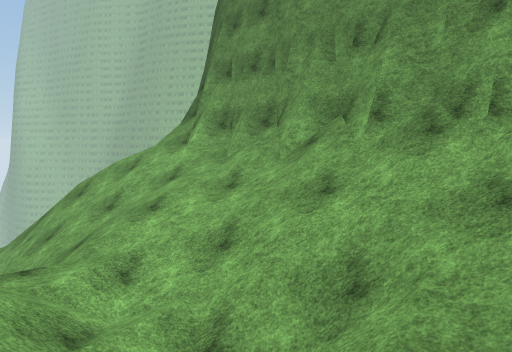
View 1 (above)

18 first-person views from a walk through a scene from a Unity 3-D project. The camera is 1.3 m above the floor, tilts 6° down and sees 75° across. The floor is counted in squares, 2 m on a side. Each view is taken from the middle of a square. On the plan, view 1 faces up. The plan holds only what a view shows up to about 10 squares ahead; the rest is blank. The place goes on beyond the plan. Surface patterns are stand-ins for the level's own textures.

View 2
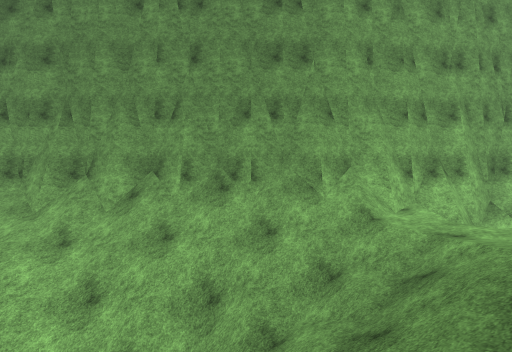

View 3
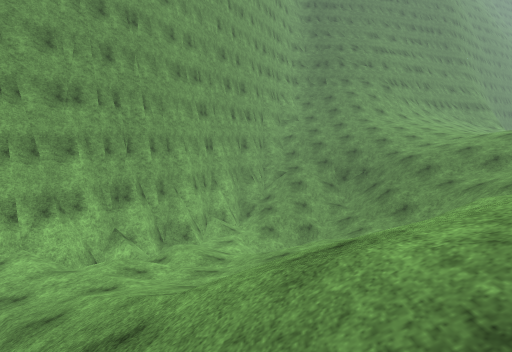

View 4
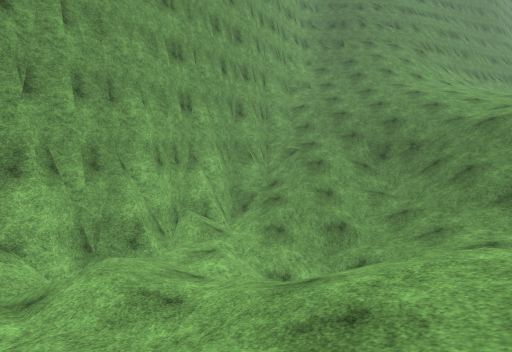

View 5
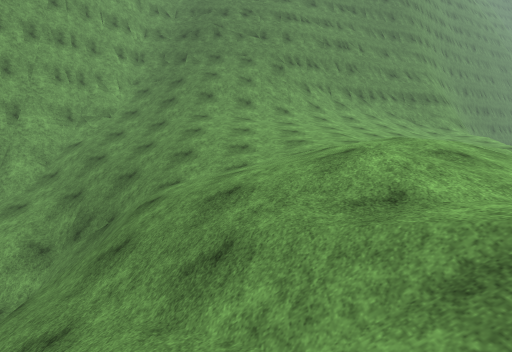

View 6
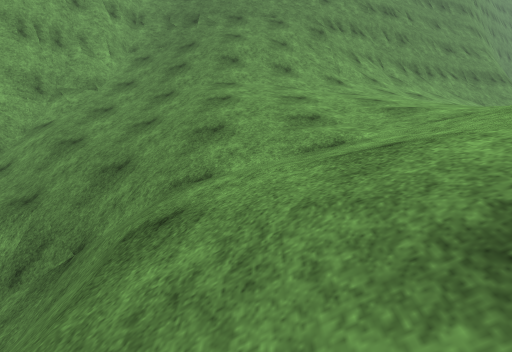

View 7
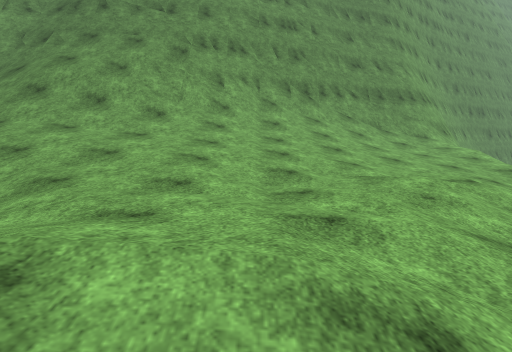

View 8
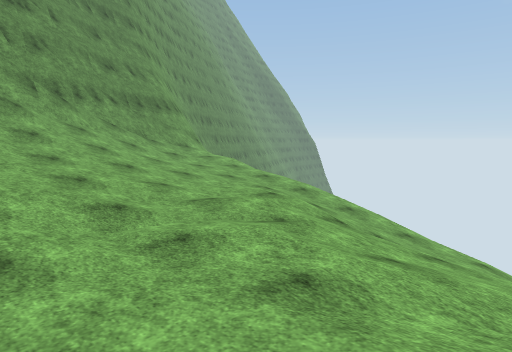

View 9
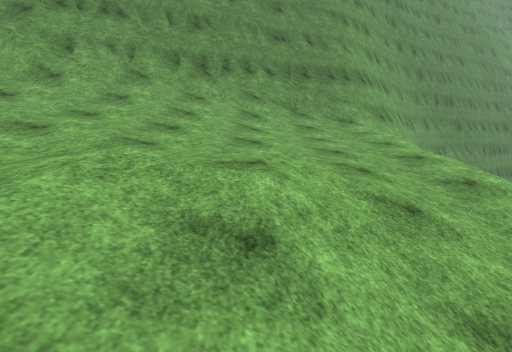

View 10
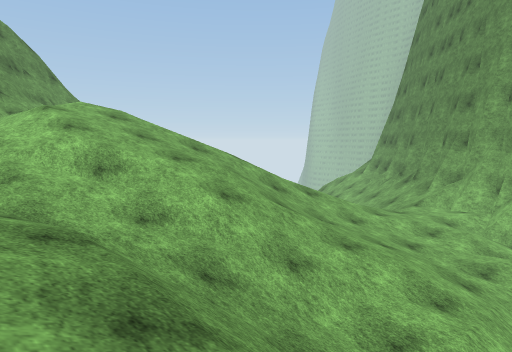

View 11
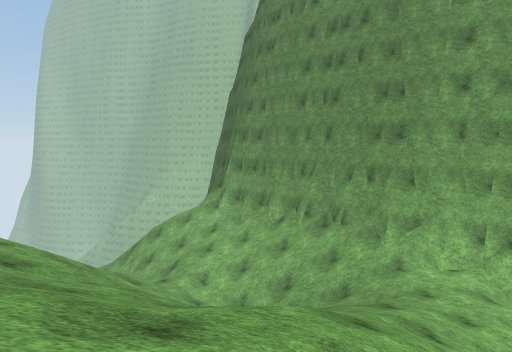

View 12
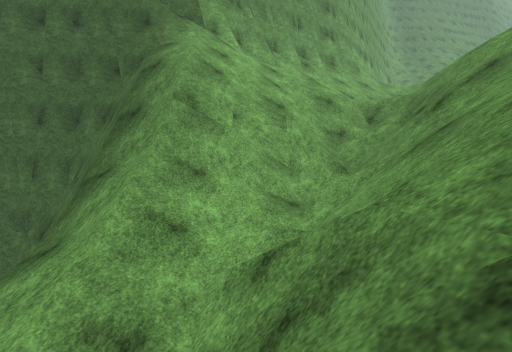

View 13
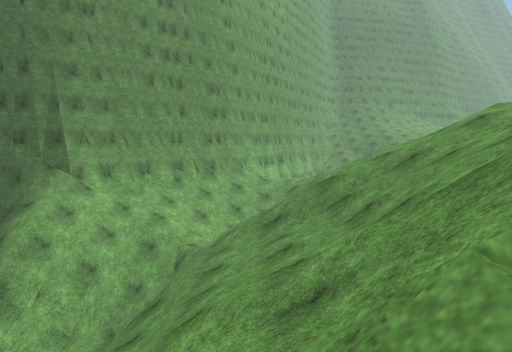

View 14
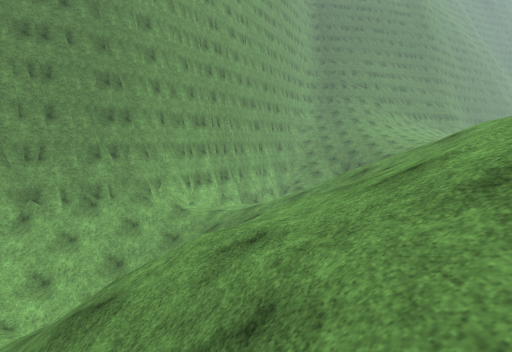

View 15
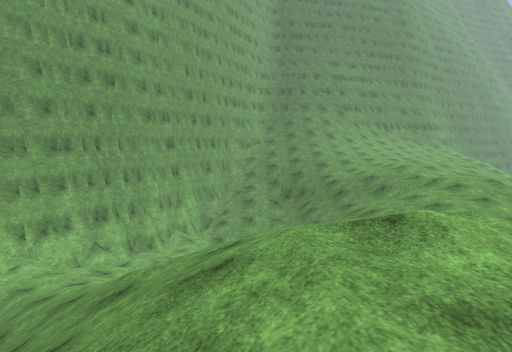

View 16
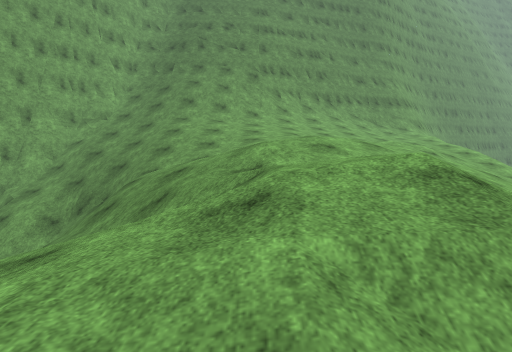

View 17
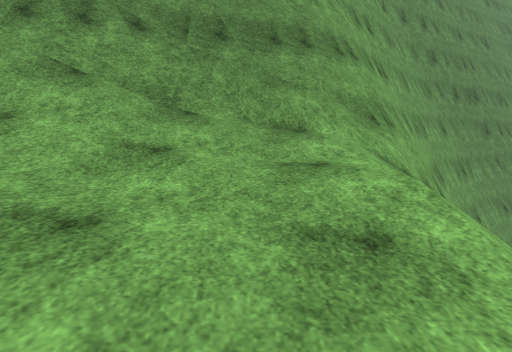

View 18
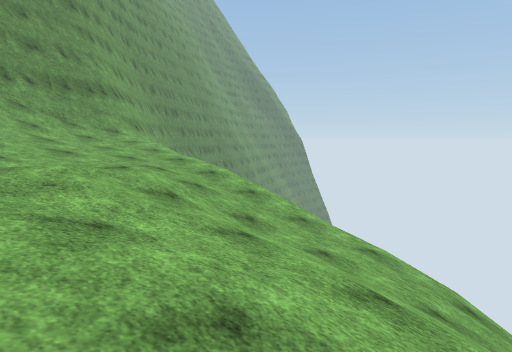

### Floor plan
Key: @ floor where view 1 was taken; # wall or solid block; . main floor; - floor 0.75 m lower than the main floor; : floor 1 m higher than the main floor; _ floor 1.5 m lower than the main floor; < floor 2.25 m lower than the main floor; ( floor 4.75 m lower than the main floor; ! floor 5.5 m lower than the main floor; ? floor 6.25 m lower than the main floor; / step, stairs or slope; = window, fence, low wall or low ledge; v drop or lower ground.
Columns run from 13 left of view 1 to 24 right of it. Each row starts with its distance up from view 1.
 12          vv#
 11          vv#
 10         vvv##
  9     ///////##
  8     ////////##
  7   //=///=////##
  6    ///////////##
  5     ///#=//////##
  4     ///###//////##
  3    //////////////##
  2 //////////// /////##
  1  ///////////  ///(/###
  0   /////////  @//((!//##
 -1     //////////////!//?###
 -2      ////////////(!!/??####
 -3       ://///////////////=#####
 -4           ////////////////==####
 -5          ://///////(/////////=###
 -6           ::///////(!///!///////##
 -7            /:///////////==//////##
 -8            /////////////=////////#
 -9                 <<///////-//:////#
-10                 /_--////---.:////#
-11                 /_-//-/..-..:///=#
-12                   //---.....:///=##
-13                       -/.....////##
-14                        //..-.:///=#
-15                        //--...////##
-16                        /////.-.///##
-17                        //////--.//=#
-18                        //////--..//#
-19                         vvv////////##
-20                                  vv##
-21                                    v##
-22                                     vv

Where each view was taken, in squares from view 1:
view 1: 0 up, 0 right, facing up
view 2: 1 down, 2 left, facing up-right
view 3: 3 down, 1 left, facing right
view 4: 3 down, 3 right, facing right
view 5: 10 down, 6 right, facing right
view 6: 9 down, 9 right, facing right
view 7: 13 down, 10 right, facing right
view 8: 12 down, 11 right, facing down-right
view 9: 16 down, 12 right, facing right
view 10: 9 down, 7 right, facing up-left
view 11: 6 down, 0 right, facing up
view 12: 7 up, 11 left, facing right
view 13: 2 up, 13 left, facing right
view 14: 1 down, 8 left, facing right
view 15: 5 down, 4 left, facing right
view 16: 11 down, 4 right, facing right
view 17: 18 down, 17 right, facing right
view 18: 14 down, 10 right, facing down-right
